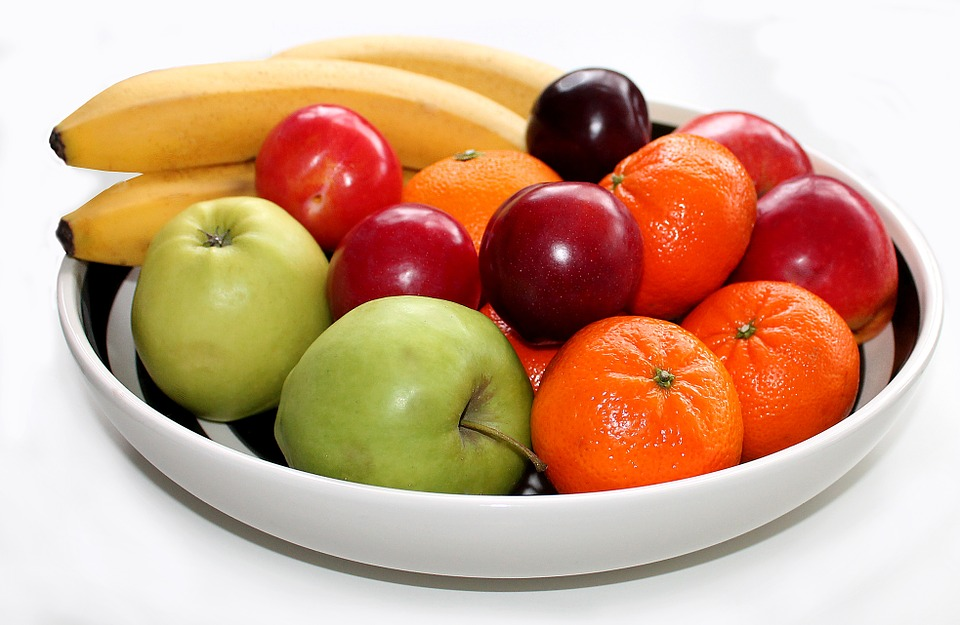
#> input picture rgbimg/fruit-bowl.jpg, 960 x 625 px
$ jupyter execute --allow-errors mastering_image_processing_and_computer_vision_guide.ipynb   (shell and % lines are left out)
#> lines starting #> are read from the running program, lines starting #| are printed output that depends on the picture
# Mastering Image Processing with OpenCV & Python
Goal is to get familiar with fundamental aspects of Image processing, which includes,
+ Image Enhancement
    + Image Sharpening/de-blurring.
    + Highlighting Edges.
    + Improve Brightness and contrast of the image.
    + De-Noise the image.
+ Image Restoration
    + Removing blurring due to Motion effects.
    + Remobing Optical distortions.
    + Removing any Interference.
+ Image Segmentation
    + Finding shpaes(lines,geometric shapes) and objects(animals,trees,cars) in the image
+ Apply Gemoetric Transforms.
+ Apply Math Operations.

### References:
+ An Introduction to Digital Image Processing with Matlab Notes for SCM2511 Image Processing 1,Alasdair McAndrew
+ Img Source: https://homepages.inf.ed.ac.uk/rbf/HIPR2/typelib.htm

[cell 1]
import os
import sys
import cv2
import matplotlib.pyplot as plt

[cell 2]
print('OpenCV-Python Lib Version:', cv2.__version__)
print('Python Version:',sys.version)

[cell 3]
path_to_img = 'rgbimg/fruit-bowl.jpg'

## Understand Basic Image Handling:
+ Read the given image using OpenCV-Python functions.
+ Find out Image size, Image datatype and Pixel value at specific location of Image.

[cell 4]
MainImgBGR = cv2.imread(path_to_img)
#> MainImgBGR is the input picture: shape (625, 960, 3); mean B, G, R 139.1, 166.4, 205.6
MainImgGray = cv2.imread(path_to_img,cv2.IMREAD_GRAYSCALE)
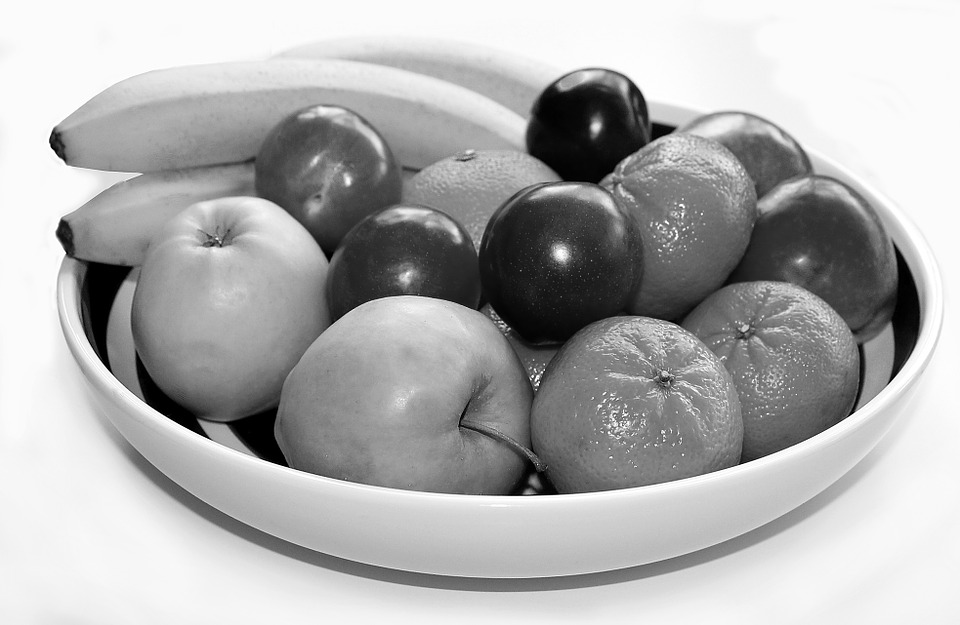
#> MainImgGray: shape (625, 960); min 0, max 255, mean 175

print('Datatype Class of Image:',type(MainImgBGR))
#| Datatype Class of Image: <class 'numpy.ndarray'>

#For Color Image
print('[B G R] Image Shape:',MainImgBGR.shape)
#| [B G R] Image Shape: (625, 960, 3)
print('[GrayScale] Image Shape:',MainImgBGR.shape)
#| [GrayScale] Image Shape: (625, 960, 3)

print('[B G R] Values at location(100,200):' ,MainImgBGR[100,200])
#| [B G R] Values at location(100,200): [ 58 162 229]
print('[GrayScale] Values at location(100,200):' ,MainImgGray[100,200])
#| [GrayScale] Values at location(100,200): 170

#For GrayImagr

plt.subplot(1,2,1)
plt.imshow(MainImgGray)
plt.subplot(1,2,2)
plt.imshow(MainImgBGR)
plt.show()
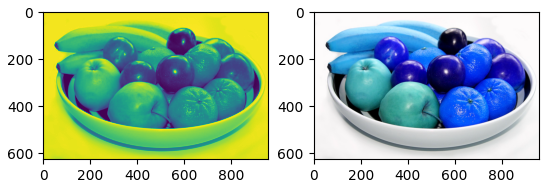
#> figure drawn by matplotlib, 2 panels; B, G, R data is drawn as R, G, B

[cell 5]
MainImgRGB = cv2.cvtColor(MainImgBGR,cv2.COLOR_BGR2RGB)

plt.title('Main-Original Image',fontweight='bold')
plt.imshow(MainImgRGB)

[cell 6]
plt.subplots_adjust(wspace=0.5)
plt.subplot(1,3,1)
plt.title('Image Channel: R')
plt.imshow(MainImgRGB[:,:,0])
plt.subplot(1,3,2)
plt.title('Image Channel: G')
plt.imshow(MainImgRGB[:,:,1])
plt.subplot(1,3,3)
plt.title('Image Channel: B')
plt.imshow(MainImgRGB[:,:,2])
plt.show()
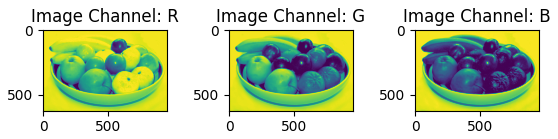
#> figure drawn by matplotlib, 3 panels

## Types of Images
+ Binary
+ Grayscale
+ True Color or RGB

[cell 7]
GrayImg = cv2.imread('grayimg/alg_gry.jpg',cv2.IMREAD_GRAYSCALE)
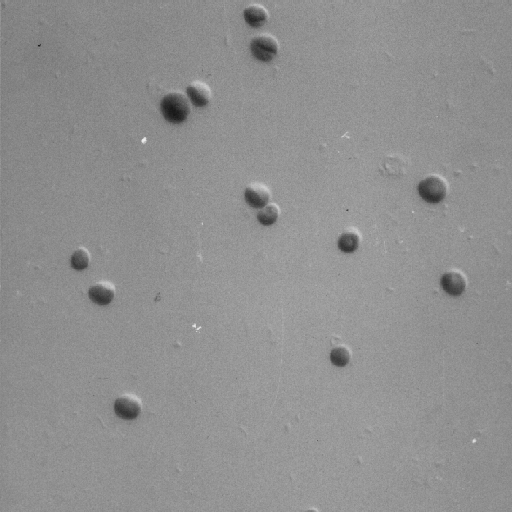
#> input picture grayimg/alg_gry.jpg, 512 x 512 px
#> GrayImg is the input picture: shape (512, 512); min 23, max 236, mean 143.7
print(GrayImg.shape)
#| (512, 512)
cv2.imshow('Gray Img',GrayImg)
cv2.waitKey(0)
cv2.destroyAllWindows()
# plt.imshow(GrayImg)
